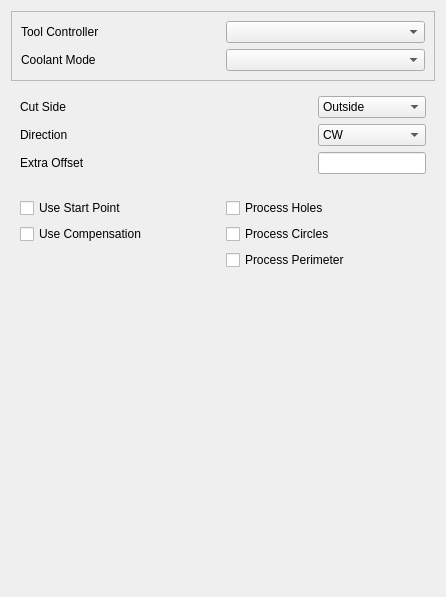
<?xml version="1.0" encoding="UTF-8"?>
<ui version="4.0">
 <class>Form</class>
 <widget class="QWidget" name="Form">
  <property name="geometry">
   <rect>
    <x>0</x>
    <y>0</y>
    <width>446</width>
    <height>597</height>
   </rect>
  </property>
  <property name="windowTitle">
   <string>Form</string>
  </property>
  <layout class="QGridLayout" name="gridLayout_4">
   <item row="0" column="0">
    <widget class="QFrame" name="frame">
     <property name="frameShape">
      <enum>QFrame::StyledPanel</enum>
     </property>
     <property name="frameShadow">
      <enum>QFrame::Raised</enum>
     </property>
     <layout class="QGridLayout" name="gridLayout_3">
      <item row="0" column="0">
       <widget class="QLabel" name="label">
        <property name="text">
         <string>Tool Controller</string>
        </property>
       </widget>
      </item>
      <item row="0" column="1">
       <widget class="QComboBox" name="toolController">
        <property name="toolTip">
         <string>&lt;html&gt;&lt;head/&gt;&lt;body&gt;&lt;p&gt;The tool and its settings to be used for this operation.&lt;/p&gt;&lt;/body&gt;&lt;/html&gt;</string>
        </property>
       </widget>
      </item>
      <item row="1" column="0">
       <widget class="QLabel" name="label_2">
        <property name="text">
         <string>Coolant Mode</string>
        </property>
       </widget>
      </item>
      <item row="1" column="1">
       <widget class="QComboBox" name="coolantController">
        <property name="toolTip">
         <string>&lt;html&gt;&lt;head/&gt;&lt;body&gt;&lt;p&gt;The tool and its settings to be used for this operation.&lt;/p&gt;&lt;/body&gt;&lt;/html&gt;</string>
        </property>
       </widget>
      </item>
     </layout>
    </widget>
   </item>
   <item row="1" column="0">
    <widget class="QWidget" name="widget" native="true">
     <layout class="QGridLayout" name="gridLayout">
      <item row="1" column="0">
       <widget class="QLabel" name="directionLabel">
        <property name="text">
         <string>Direction</string>
        </property>
       </widget>
      </item>
      <item row="0" column="1">
       <widget class="QComboBox" name="cutSide">
        <property name="toolTip">
         <string notr="true">&lt;html&gt;&lt;head/&gt;&lt;body&gt;&lt;p&gt;Specify if the profile should be performed inside or outside the base geometry features. This only matters if Use Compensation is checked (the default).&lt;/p&gt;&lt;/body&gt;&lt;/html&gt;</string>
        </property>
        <item>
         <property name="text">
          <string>Outside</string>
         </property>
        </item>
        <item>
         <property name="text">
          <string>Inside</string>
         </property>
        </item>
       </widget>
      </item>
      <item row="2" column="1">
       <widget class="Gui::InputField" name="extraOffset">
        <property name="sizePolicy">
         <sizepolicy hsizetype="Fixed" vsizetype="Fixed">
          <horstretch>0</horstretch>
          <verstretch>0</verstretch>
         </sizepolicy>
        </property>
        <property name="toolTip">
         <string>&lt;html&gt;&lt;head/&gt;&lt;body&gt;&lt;p&gt;The amount of extra material left by this operation in relation to the target shape.&lt;/p&gt;&lt;/body&gt;&lt;/html&gt;</string>
        </property>
       </widget>
      </item>
      <item row="1" column="1">
       <widget class="QComboBox" name="direction">
        <property name="toolTip">
         <string notr="true">&lt;html&gt;&lt;head/&gt;&lt;body&gt;&lt;p&gt;The direction in which the profile is performed, clockwise or counter clockwise.&lt;/p&gt;&lt;/body&gt;&lt;/html&gt;</string>
        </property>
        <item>
         <property name="text">
          <string>CW</string>
         </property>
        </item>
        <item>
         <property name="text">
          <string>CCW</string>
         </property>
        </item>
       </widget>
      </item>
      <item row="0" column="0">
       <widget class="QLabel" name="cutSideLabel">
        <property name="text">
         <string>Cut Side</string>
        </property>
       </widget>
      </item>
      <item row="2" column="0">
       <widget class="QLabel" name="extraOffsetLabel">
        <property name="text">
         <string>Extra Offset</string>
        </property>
       </widget>
      </item>
     </layout>
    </widget>
   </item>
   <item row="2" column="0">
    <widget class="QWidget" name="widget_2" native="true">
     <layout class="QGridLayout" name="gridLayout_2">
      <item row="0" column="0">
       <widget class="QCheckBox" name="useStartPoint">
        <property name="toolTip">
         <string>&lt;html&gt;&lt;head/&gt;&lt;body&gt;&lt;p&gt;Check if this operation should use a starting point.&lt;/p&gt;&lt;/body&gt;&lt;/html&gt;</string>
        </property>
        <property name="text">
         <string>Use Start Point</string>
        </property>
       </widget>
      </item>
      <item row="0" column="1">
       <widget class="QCheckBox" name="processHoles">
        <property name="toolTip">
         <string>&lt;html&gt;&lt;head/&gt;&lt;body&gt;&lt;p&gt;Check if this profile operation should also process holes in the base geometry.&lt;/p&gt;&lt;p&gt;&lt;br/&gt;&lt;/p&gt;&lt;p&gt;Found holes are automatically offset on the opposite cut side and performed in the opposite direction as perimeters.&lt;/p&gt;&lt;p&gt;&lt;br/&gt;&lt;/p&gt;&lt;p&gt;Note that this does not include cylindrical holes, the assumption being that they will get drilled.&lt;/p&gt;&lt;/body&gt;&lt;/html&gt;</string>
        </property>
        <property name="text">
         <string>Process Holes</string>
        </property>
       </widget>
      </item>
      <item row="1" column="0">
       <widget class="QCheckBox" name="useCompensation">
        <property name="toolTip">
         <string>&lt;html&gt;&lt;head/&gt;&lt;body&gt;&lt;p&gt;If checked the profile operation is offset by the tool radius. The offset direction is determined by the Cut Side.&lt;/p&gt;&lt;/body&gt;&lt;/html&gt;</string>
        </property>
        <property name="text">
         <string>Use Compensation</string>
        </property>
       </widget>
      </item>
      <item row="1" column="1">
       <widget class="QCheckBox" name="processCircles">
        <property name="toolTip">
         <string>&lt;html&gt;&lt;head/&gt;&lt;body&gt;&lt;p&gt;Check if you want this profile operation to also be applied to cylindrical holes, which normally get drilled.&lt;/p&gt;&lt;p&gt;&lt;br/&gt;&lt;/p&gt;&lt;p&gt;This can be useful if no drill of adequate size is available or the number of holes don't warrant a tool change.&lt;/p&gt;&lt;p&gt;&lt;br/&gt;&lt;/p&gt;&lt;p&gt;Note that the cut side and direction is reversed in respect to the specified values.&lt;/p&gt;&lt;/body&gt;&lt;/html&gt;</string>
        </property>
        <property name="text">
         <string>Process Circles</string>
        </property>
       </widget>
      </item>
      <item row="2" column="1">
       <widget class="QCheckBox" name="processPerimeter">
        <property name="toolTip">
         <string>&lt;html&gt;&lt;head/&gt;&lt;body&gt;&lt;p&gt;Check if this profile operation should also process the outside perimeter of the base geometry shapes.&lt;/p&gt;&lt;/body&gt;&lt;/html&gt;</string>
        </property>
        <property name="text">
         <string>Process Perimeter</string>
        </property>
       </widget>
      </item>
     </layout>
    </widget>
   </item>
   <item row="3" column="0">
    <spacer name="verticalSpacer">
     <property name="orientation">
      <enum>Qt::Vertical</enum>
     </property>
     <property name="sizeHint" stdset="0">
      <size>
       <width>20</width>
       <height>40</height>
      </size>
     </property>
    </spacer>
   </item>
  </layout>
 </widget>
 <customwidgets>
  <customwidget>
   <class>Gui::InputField</class>
   <extends>QLineEdit</extends>
   <header>Gui/InputField.h</header>
  </customwidget>
 </customwidgets>
 <tabstops>
  <tabstop>toolController</tabstop>
  <tabstop>cutSide</tabstop>
  <tabstop>direction</tabstop>
  <tabstop>extraOffset</tabstop>
  <tabstop>useStartPoint</tabstop>
  <tabstop>useCompensation</tabstop>
  <tabstop>processHoles</tabstop>
  <tabstop>processCircles</tabstop>
  <tabstop>processPerimeter</tabstop>
 </tabstops>
 <resources/>
 <connections/>
</ui>
